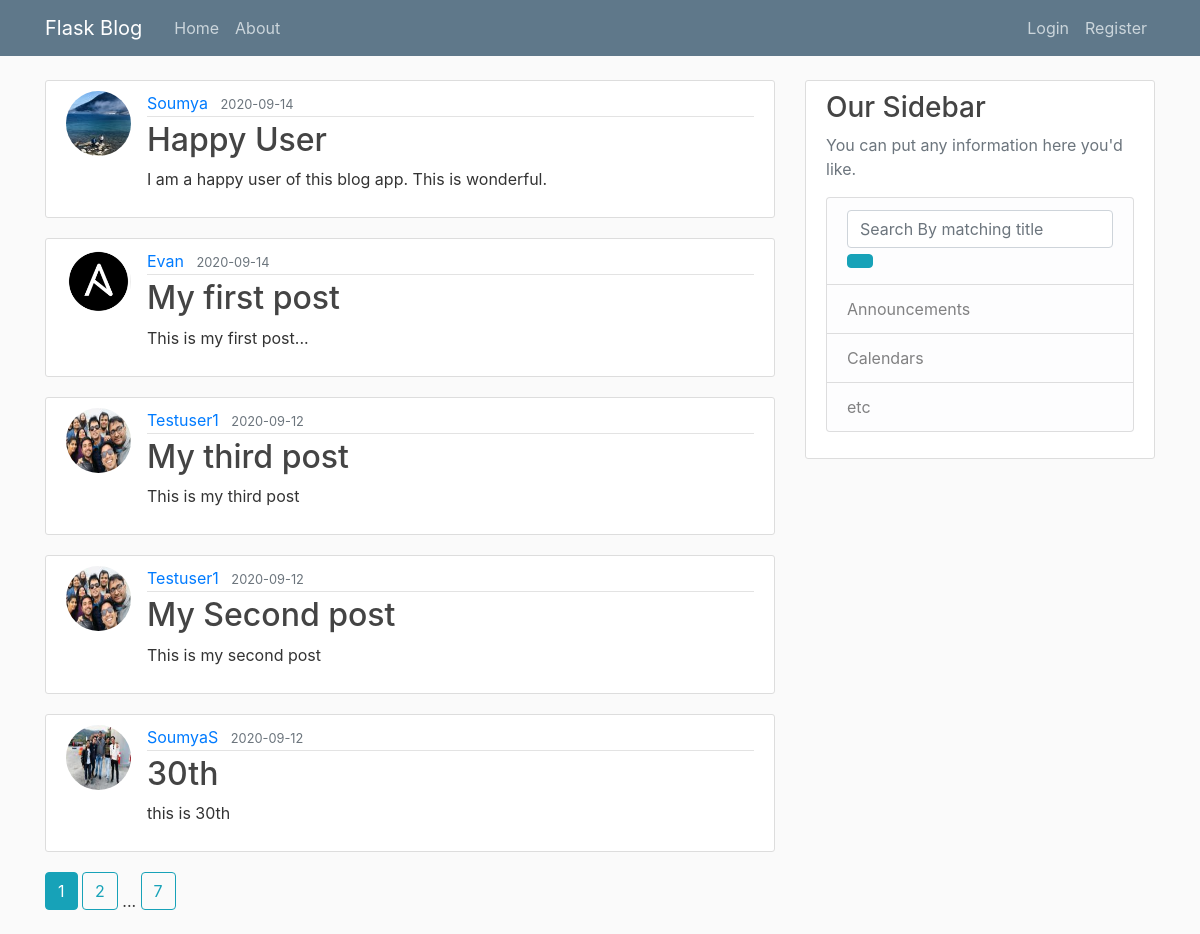
Page /home on the earlier database version.
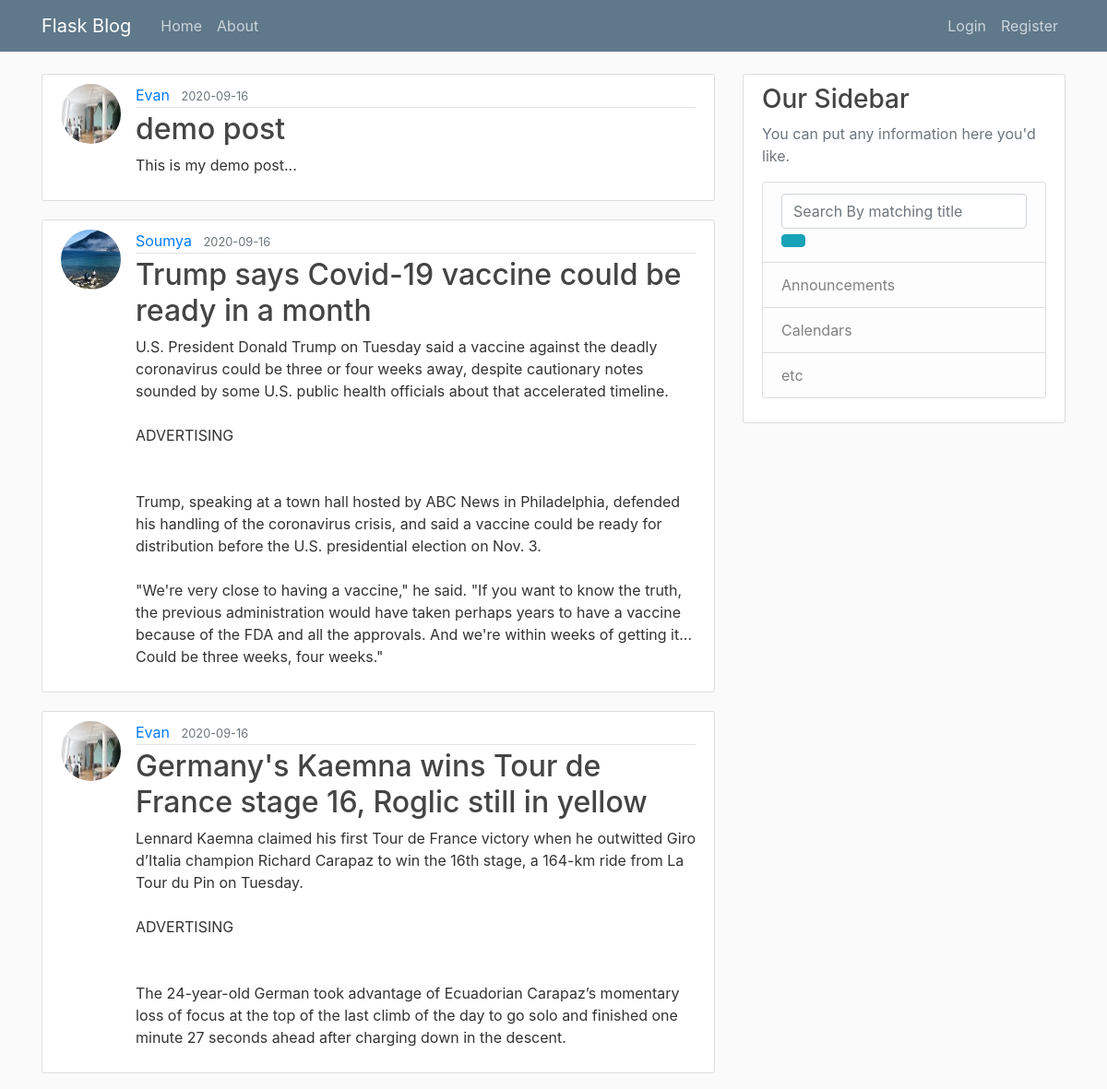
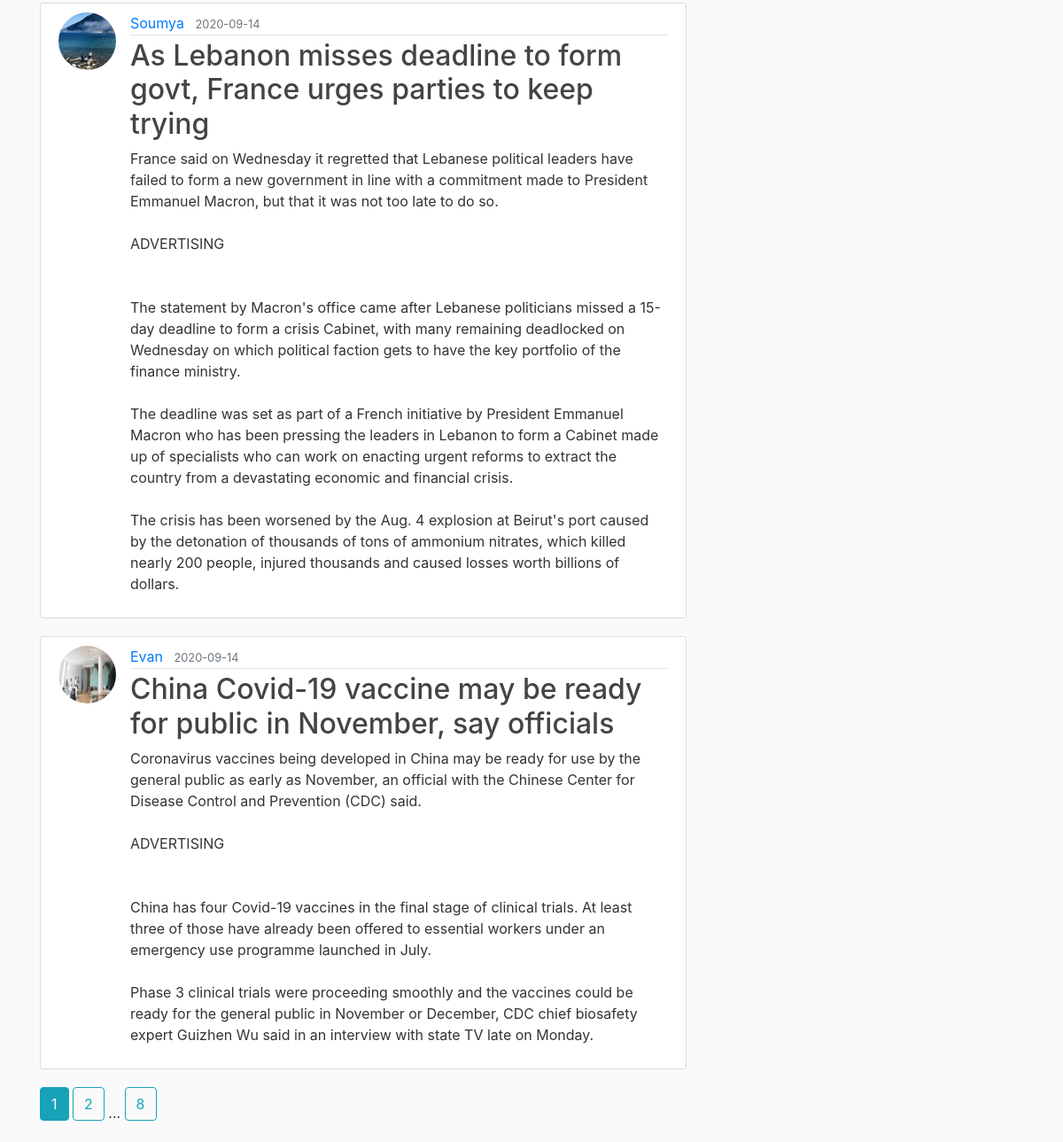
Same page on the later database version (2 pictures, top to bottom).
### flaskblog/models.py (models this page shows, shortened)
class Post(db.Model):
    id = db.Column(db.Integer, primary_key=True)
    title = db.Column(db.String(100), nullable=False)
    date_posted = db.Column(db.DateTime, nullable=False, default=datetime.utcnow)
    content = db.Column(db.Text, nullable=False)
    user_id = db.Column(db.Integer, db.ForeignKey('user.id'), nullable=False)

class User(db.Model, UserMixin):
    id = db.Column(db.Integer, primary_key=True)
    username = db.Column(db.String(20), unique=True, nullable=False)
    email = db.Column(db.String(120), unique=True, nullable=False)
    password = db.Column(db.String(60), nullable=False)
    image_file = db.Column(db.String(20), nullable=False, default='default.jpg')
    posts = db.relationship('Post', backref='author', lazy=True)

### flaskblog/main/routes.py (the view)
@main.route('/')
@main.route('/home')
def home():
    page = request.args.get('page', 1, type=int)
    posts = Post.query.order_by(Post.date_posted.desc()).paginate(page=page,per_page=5)
    return render_template('home.html', posts=posts)

### flaskblog/templates/home.html
{% extends "layout.html" %}
{%  block content %}
    {% for post in posts.items %}
      <article class="media content-section">
        <img class="rounded-circle article-img" src="{{ url_for('static', filename='profile_pics/' + post.author.image_file) }}" alt="">
        <div class="media-body">
          <div class="article-metadata">
            <a class="mr-2" href="{{ url_for('users.user_posts', username=post.author.username) }}">{{ post.author.username }}</a>
            <small class="text-muted">{{ post.date_posted.strftime('%Y-%m-%d') }}</small>
          </div>
          <h2><a class="article-title" href="{{ url_for('posts.post', post_id=post.id) }}">{{ post.title }}</a></h2>
          <p class="article-content">{{ post.content }}</p>
        </div>
      </article>
    {% endfor %}
    {% for page_num in posts.iter_pages(left_edge=1, right_edge=1, left_current=1, right_current=2) %}
      {% if page_num %}
        {% if posts.page == page_num %}
        <a class="btn btn-info mb-4" href="{{ url_for('main.home', page=page_num) }}">{{ page_num }}</a>
        {% else %}
          <a class="btn btn-outline-info mb-4" href="{{ url_for('main.home', page=page_num) }}">{{ page_num }}</a>
        {% endif %}
      {% else %}
        ...
      {% endif %}
    {% endfor %}
{% endblock content %}

Differences in the rows shown:
no longer on this page (row unchanged): Post: image_file (picture), author.username "Testuser1", date_posted "2020-09-12", title "My third post", content "This is my third post"
no longer on this page (row unchanged): Post: image_file (picture), author.username "Testuser1", date_posted "2020-09-12", title "My Second post", content "This is my second post"
no longer on this page (row unchanged): Post: image_file (picture), author.username "SoumyaS", date_posted "2020-09-12", title "30th", content "this is 30th"
added Post: image_file (picture), author.username "Evan", date_posted "2020-09-16", title "demo post", content "This is my demo post..."
added Post: image_file (picture), author.username "Soumya", date_posted "2020-09-16", title "Trump says Covid-19 vaccine could be ready in a month", content "U.S. President Donald Trump on Tuesday said a vaccine against the deadly coronavirus could be three or four weeks away, despite cautionary notes sounded by some U.S. public health officials about that accelerated timeline. ADVERTISING Trump, speaking at a town hall hosted by ABC News in Philadelphia, defended his handling of the coronavirus crisis, and said a vaccine could be ready for distribution before the U.S. presidential election on Nov. 3. \"We're very close to having a vaccine,\" he said. \"If you want to know the truth, the previous administration would have taken perhaps years to have a vaccine because of the FDA and all the approvals. And we're within weeks of getting it... Could be…"
added Post: image_file (picture), author.username "Evan", date_posted "2020-09-16", title "Germany's Kaemna wins Tour de France stage 16, Roglic still in yellow", content "Lennard Kaemna claimed his first Tour de France victory when he outwitted Giro d’Italia champion Richard Carapaz to win the 16th stage, a 164-km ride from La Tour du Pin on Tuesday. ADVERTISING The 24-year-old German took advantage of Ecuadorian Carapaz’s momentary loss of focus at the top of the last climb of the day to go solo and finished one minute 27 seconds ahead after charging down in the descent."
changed Post: title "Happy User" → "As Lebanon misses deadline to form govt, France urges parties to keep trying"; content "I am a happy user of this blog app. This is wonderful." → "France said on Wednesday it regretted that Lebanese political leaders have failed to form a new government in line with a commitment made to President Emmanuel Macron, but that it was not too late to do so. ADVERTISING The statement by Macron's office came after Lebanese politicians missed a 15-day deadline to form a crisis Cabinet, with many remaining deadlocked on Wednesday on which political faction gets to have the key portfolio of the finance ministry. The deadline was set as part of a French initiative by President Emmanuel Macron who has been pressing the leaders in Lebanon to form a Cabinet made up of specialists who can work on enacting urgent reforms to extract the country from a…"
changed Post: image_file: a different picture; title "My first post" → "China Covid-19 vaccine may be ready for public in November, say officials"; content "This is my first post..." → "Coronavirus vaccines being developed in China may be ready for use by the general public as early as November, an official with the Chinese Center for Disease Control and Prevention (CDC) said. ADVERTISING China has four Covid-19 vaccines in the final stage of clinical trials. At least three of those have already been offered to essential workers under an emergency use programme launched in July. Phase 3 clinical trials were proceeding smoothly and the vaccines could be ready for the general public in November or December, CDC chief biosafety expert Guizhen Wu said in an interview with state TV late on Monday."
Other differences:
new list line: "8"
list line gone: "7"
